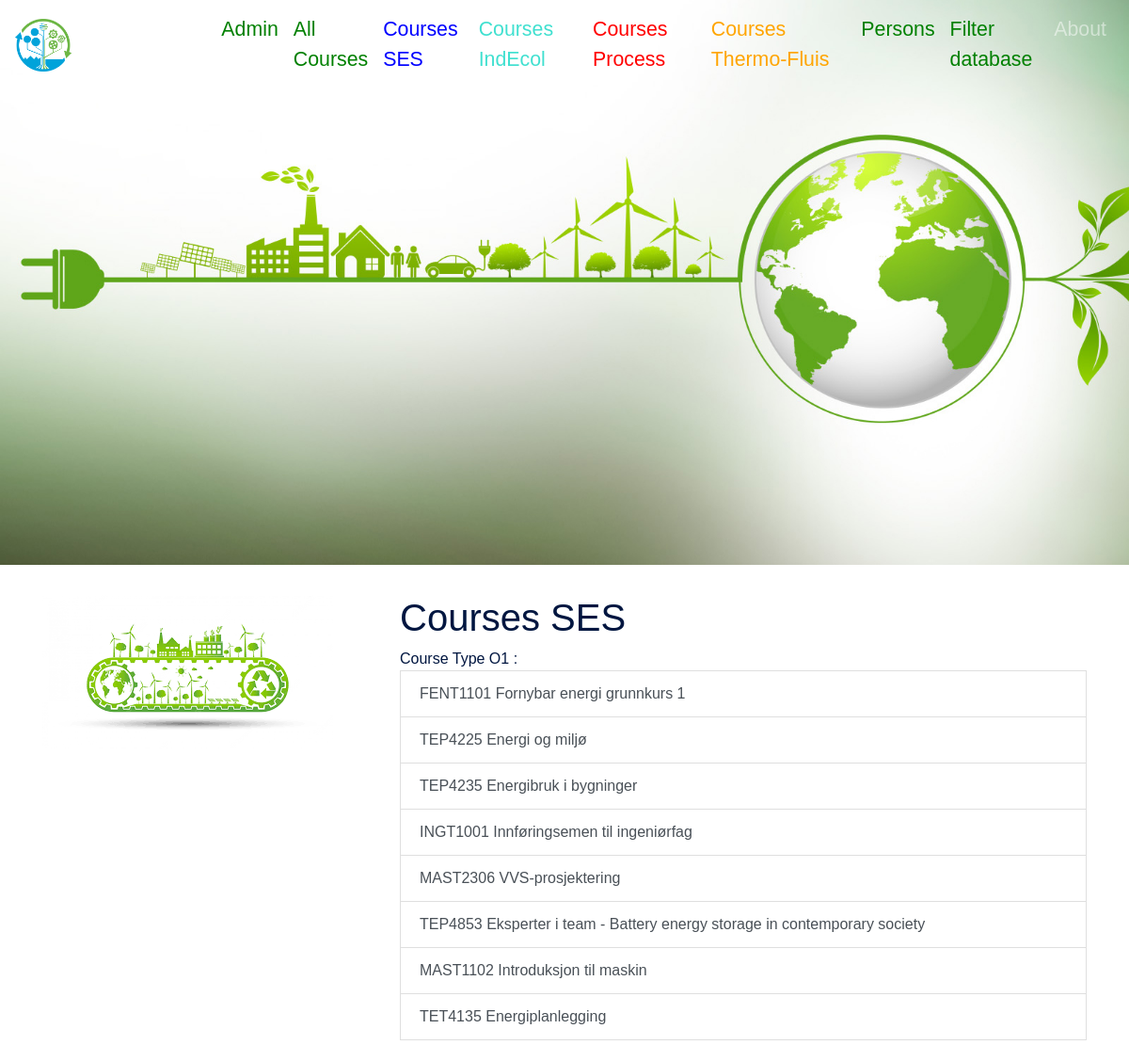
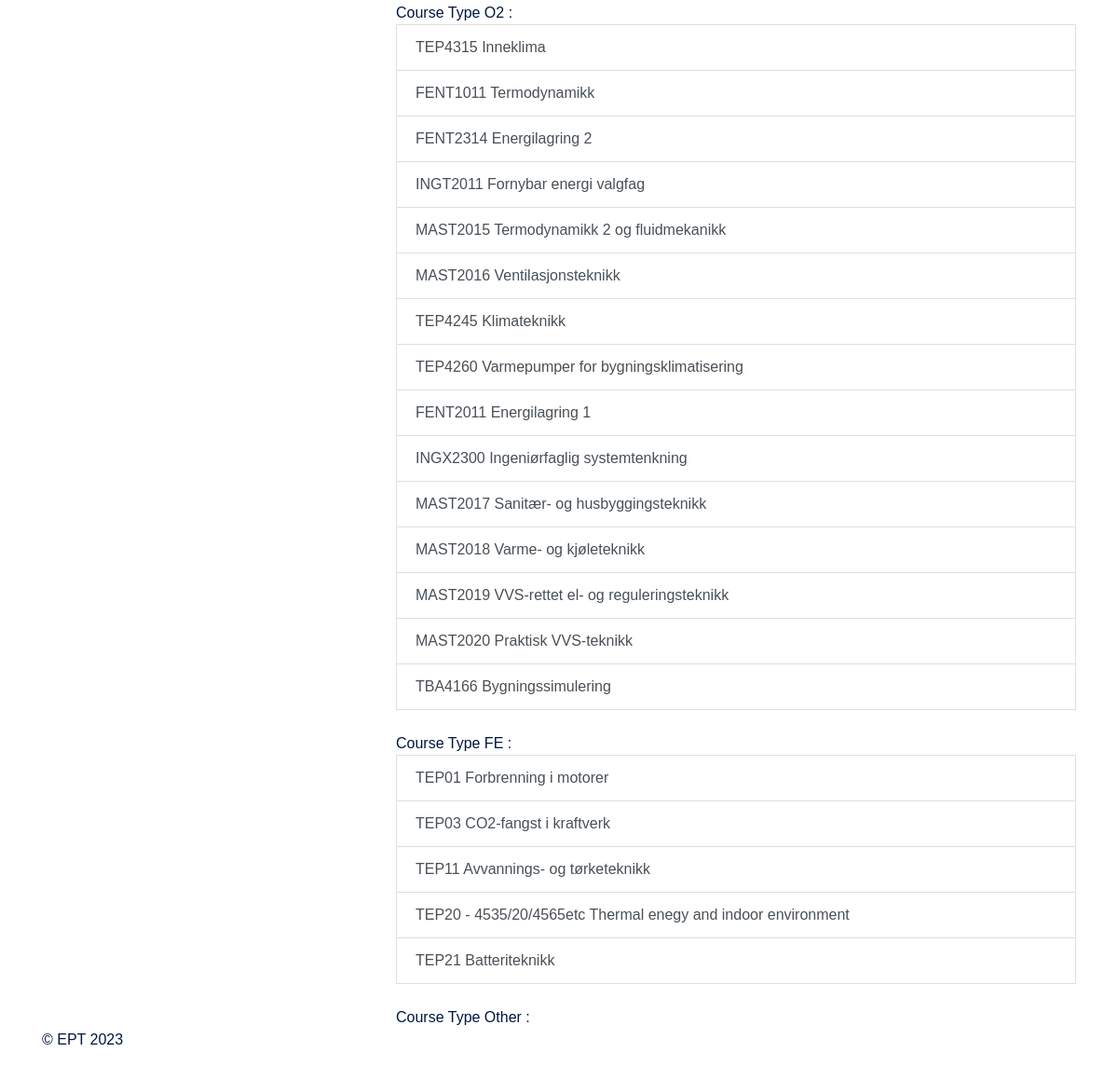
The page /courses_ses/ on the database its author committed (2 pictures, top to bottom).
### app_teaching/models.py (models this page shows)
class Course(models.Model):
    course_id = models.CharField(
        unique=True,
        null=False,
        blank=False,
        max_length=50
    )
    name= models.CharField(
        null=False,
        blank=False,
        max_length=200
    )
    type = models.CharField(choices = course_type_choices,
                            max_length=3,
                            default='-')
    group = models.CharField(choices = course_group_choices,
                            max_length=3,
                            default='-')
    semester = models.CharField(choices = semester_type_choices,
                            max_length=2,
                            default='-')
    studiepoeng = models.CharField(choices = studiepoeng_choices,
                            max_length=4,default='-'
                            )
    nb_student = models.IntegerField(
        null = True,
    )
    nb_vit= models.IntegerField(
        null = True,
    )
    nb_stud_ass= models.IntegerField(
        null = True,
    )
    def __str__(self):
        return self.course_id + ' ' + self.name

### app_teaching/views.py (the view)
# urls.py: path('courses_ses/', views.courses_ses, name = 'courses_ses'),
def courses_ses(request):
    all_courses_ses = models.Course.objects.all()
    return render(request,'courses_ses.html',{'courses_ses': all_courses_ses})

### app_teaching/templates/courses_ses.html (shortened to what this page needs)
{% extends 'base.html' %}
{%block content%}
<h1>Courses SES</h1>
<ul class = "list-group">
Course Type O1 :
<br>
{%for course in courses_ses%}
{%if course.group == 's'%}
{%if course.type == 'O1'%}
    <a class = "list-group-item list-group-item-action" href = " {% url 'course_details' course.id %}">
        {{course}}
    </a>
{%endif%}
{%endif%}
{%endfor%}
<br>
Course Type O2 :
<br>
{%for course in courses_ses%}
{%if course.group == 's'%}
{%if course.type == 'O2'%}
    <a class = "list-group-item list-group-item-action" href = " {% url 'course_details' course.id %}">
        {{course}}
    </a>
{%endif%}
{%endif%}
{%endfor%}
<br>
Course Type FE :
<br>
{%for course in courses_ses%}
{%if course.group == 's'%}
{%if course.type == 'FE'%}
    <a class = "list-group-item list-group-item-action" href = " {% url 'course_details' course.id %}">
        {{course}}
    </a>
{%endif%}
{%endif%}
{%endfor%}
<br>
Course Type Other :
<br>
</ul>
{%endblock content%}

### rows shown on the page
Course: course+name "FENT1101 Fornybar energi grunnkurs 1"
Course: course+name "TEP4225 Energi og miljø"
Course: course+name "TEP4235 Energibruk i bygninger"
Course: course+name "INGT1001 Innføringsemen til ingeniørfag"
Course: course+name "MAST2306 VVS-prosjektering"
Course: course+name "TEP4853 Eksperter i team - Battery energy storage in contemporary society"
Course: course+name "MAST1102 Introduksjon til maskin"
Course: course+name "TET4135 Energiplanlegging"
Course: course+name "TEP4315 Inneklima"
Course: course+name "FENT1011 Termodynamikk"
Course: course+name "FENT2314 Energilagring 2"
Course: course+name "INGT2011 Fornybar energi valgfag"
Course: course+name "MAST2015 Termodynamikk 2 og fluidmekanikk"
Course: course+name "MAST2016 Ventilasjonsteknikk"
Course: course+name "TEP4245 Klimateknikk"
Course: course+name "TEP4260 Varmepumper for bygningsklimatisering"
Course: course+name "FENT2011 Energilagring 1"
Course: course+name "INGX2300 Ingeniørfaglig systemtenkning"
Course: course+name "MAST2017 Sanitær- og husbyggingsteknikk"
Course: course+name "MAST2018 Varme- og kjøleteknikk"
Course: course+name "MAST2019 VVS-rettet el- og reguleringsteknikk"
Course: course+name "MAST2020 Praktisk VVS-teknikk"
Course: course+name "TBA4166 Bygningssimulering"
Course: course+name "TEP01 Forbrenning i motorer"
Course: course+name "TEP03 CO2-fangst i kraftverk"
Course: course+name "TEP11 Avvannings- og tørketeknikk"
Course: course+name "TEP20 - 4535/20/4565etc Thermal enegy and indoor environment"
Course: course+name "TEP21 Batteriteknikk"
